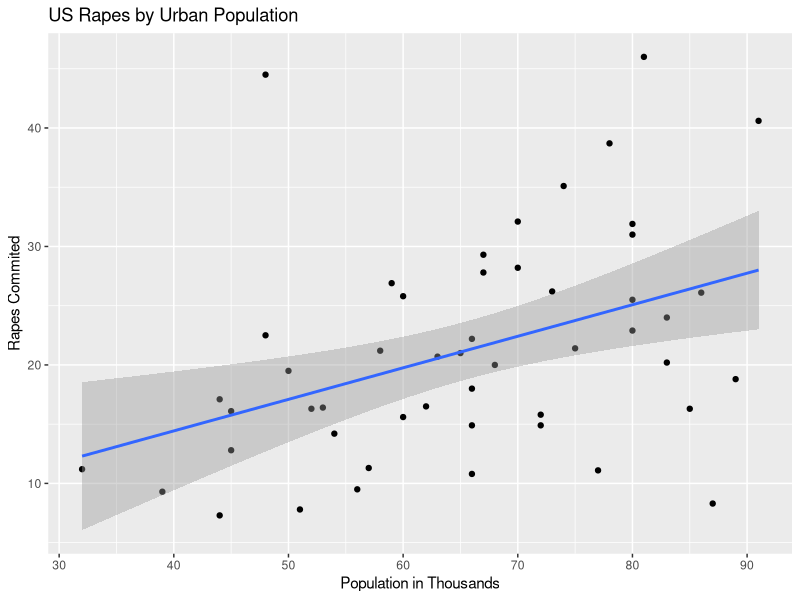
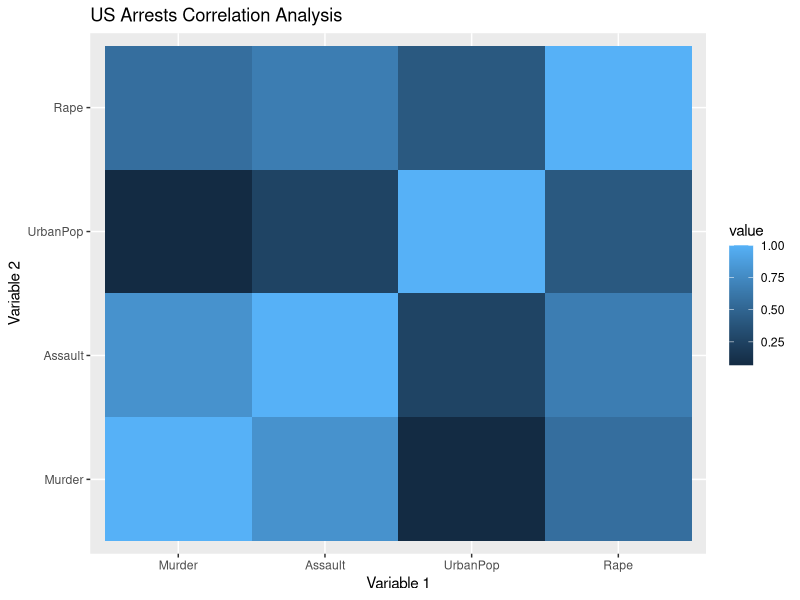

The R source for these figures, in order:
## Instructions --------------------

  # Create your own visual analytics based on correlation or regression analysis using ggplot2.
  
  # The visual will follow our textbook recommendation to use grid to enhance the comparisons between scatter plots or your variables.


## Libraries -----------------------

library(datasets) # Data sets
library(tidyverse) # Ggplot/dplyr
library(reshape2) # Aggregating


## Correlation & Regression Analysis ----

# Get data
data("USArrests")
df <- USArrests

# Create linear model.
m1 <- lm(Rape~UrbanPop, df)
summary(m1)
# R-squared  = 0.1519

# Predicts values of outcome variable based on predictor variables value.
test1 <- data.frame(UrbanPop=100) # If population is 100, what is amount of rapes?
predict(m1, test1, type="response")  

# Test if population is 200, what is amount of rapes?
test1 <- data.frame(UrbanPop=200)
predict(m1, test1, type="response")

# Plot urban population (independent variable) on x-axis and Rape (dependent variable) on y-axis to visualize relationship.
ggplot(df, aes(x=UrbanPop, y=Rape)) +
  geom_point() +
  geom_smooth(formula="y~x", method="lm") +
  labs(title="US Rapes by Urban Population", x="Population in Thousands", y="Rapes Commited")


## Additional Visualizations ------

dfCor <- as.data.frame(melt(cor(df)))

qplot(x=Var1, y=Var2, fill=value, data=dfCor, geom="tile") +
  labs(title="US Arrests Correlation Analysis", x="Variable 1", y="Variable 2")


## Analysis -----------------------

  # Calculated the correlation between rapes committed and the urban population.
    # R-squared  = 0.1519
    # This number is close to zero showing little correlation.

  # After, I created a regression model based on the same variables to predict values in the future based on the urban population.
    # UrbanPop = 100; Rapes = 30.4043
    # UrbanPop = 200; Rapes = 57.02152

  # Plot urban population (independent variable) on x-axis and Rape (dependent variable) on y-axis to visualize relationship.

  # Additional plot to demonstrate correlations on a tile map.
    # Highest correlations being between Assault and Murder.


  # GitHub: (https://github.com/koeneralex/visualanalytics-week8-correlation-regression)
